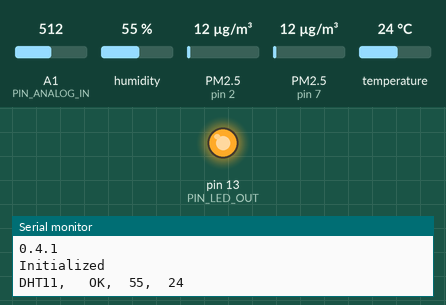
Simulated run of this sketch. Board: Arduino Uno, built with avr-gcc and run on an emulated ATmega328P. On the bench: output pins drawn as LEDs (lit = HIGH), the last lines printed to the serial monitor. Wiring (inferred from the names in the program): 2 × dust sensor: data pin 2 / data pin 7. Dashed ring = blinking. Inputs (shaded band) come from the test bench; at power-on: PM2.5 (sensors on pin 2, pin 7) 12 µg/m³, A1 (PIN_ANALOG_IN) = 512, humidity 55 %, temperature 24 °C.

Above: at 0.3 s.
1.3 s: PM2.5 (sensor on pin 2) set to 6 µg/m³
5.9 s: PM2.5 (sensor on pin 7) set to 6 µg/m³
12.7 s: PM2.5 (sensor on pin 2) set to 294 µg/m³
At 13.07 s:
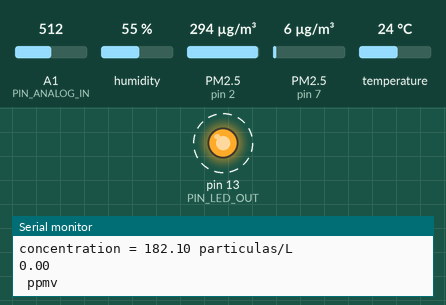
Timing chart, 0 to 22.2 s (numbered marks = the images above; inputs shaded):
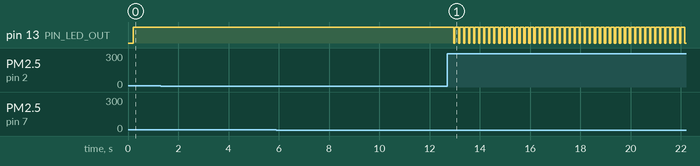

Measured:
- by itself, pin 13 (PIN_LED_OUT): alternates HIGH for 0.15 s and LOW for 0.05 s

The sketch:

DHT11-DUST-SONIDO-MQ7.ino
```cpp
//DHT11*********************************************************************
#include <dht11.h>
dht11 DHT;
#define DHT11_PIN 4
//DHT11*********************************************************************
//SONIDO********************************************************************
#define PIN_GATE_IN 2
#define IRQ_GATE_IN  0
#define PIN_LED_OUT 13
#define PIN_ANALOG_IN A1
//SONIDO*******************************************************************
//DUST SENSOR***************************************************************
int pin = 7;
unsigned long duration;
unsigned long starttime;
unsigned long sampletime_ms = 2000;//sampe 30s&nbsp;;
unsigned long lowpulseoccupancy = 0;
float ratio = 0;
float concentration = 0;
//DUST SENSOR**************************************************************
//MQ7************************************************************
int adc_MQ = analogRead(A2);
//MQ7*************************************************************

//SONIDO***********************************************************
void soundISR()
{
  int pin_val;

  pin_val = digitalRead(PIN_GATE_IN);
  digitalWrite(PIN_LED_OUT, pin_val);
}
//SONIDO*******************************************************************

void setup(){
//DHT11******************************************************************
  Serial.begin(9600);
  Serial.println(DHT11LIB_VERSION);
//DHT11******************************************************************

//DUST SENSOR**************************************************************
    pinMode(7,INPUT);
  starttime = millis();//get the current time;
//DUST SENSOR**************************************************************

//SONIDO*****************************************************************
     //  Configure LED pin as output
  pinMode(PIN_LED_OUT, OUTPUT);

  // configure input to interrupt
  pinMode(PIN_GATE_IN, INPUT);
  attachInterrupt(IRQ_GATE_IN, soundISR, CHANGE);

  // Display status
  Serial.println("Initialized");
//SONIDO************************************************************************
}

void loop(){
//DHT11*******************************************************************
 int chk;
  Serial.print("DHT11, \t");
  chk = DHT.read(DHT11_PIN);    // READ DATA
  switch (chk){
    case DHTLIB_OK:
                Serial.print("OK,\t");
                break;
    case DHTLIB_ERROR_CHECKSUM:
                Serial.print("Checksum error,\t");
                break;
    case DHTLIB_ERROR_TIMEOUT:
                Serial.print("Time out error,\t");
                break;
    default:
                Serial.print("Unknown error,\t");
                break;
  }
 // DISPLAT DATA
  Serial.print(DHT.humidity,1);
  Serial.print(",\t");
  Serial.println(DHT.temperature,1);

  delay(1000);
//DHT11*********************************************************************

//DUST SENSOR***************************************************************
  duration = pulseIn(pin, LOW);
  lowpulseoccupancy = lowpulseoccupancy+duration;

  if ((millis()-starttime) >= sampletime_ms)//if the sampel time = = 30s

    ratio = lowpulseoccupancy/(sampletime_ms*10.0);  // Integer percentage 0=&gt;100
    concentration = 3.531073446*(1.1*pow(ratio,3)-3.8*pow(ratio,2)+520*ratio+0.62); // using spec sheet curve
    Serial.print("concentration = ");
    Serial.print(concentration);
    Serial.println(" particulas/L");
    lowpulseoccupancy = 0;
    starttime = millis();
//DUST SENSOR**************************************************************

//MQ7********************************************************************
  float voltaje = adc_MQ * (5.0 / 1023.0);
  float Rs=1000*((5-voltaje)/voltaje);
  double monoxide =76.211*pow(Rs/1284, -1.663);      // read analog input pin 0
  Serial.println(monoxide);  // prints the value read
  Serial.println(" ppmv");
  delay(1000);                        // wait 100ms for next reading
//MQ7****************************************************************

//SONIDO***************************************************************
  int value;

  // Check the envelope input
  value = analogRead(PIN_ANALOG_IN);

    // Convert envelope value into a message
  //deje 21 dB como el minimo y calcule el valor de x de la ecuacion
  //21=20*log(8/x) x~2.79

    Serial.print(20*log(value/2.8));
    Serial.print(" dB");
    Serial.print('\n');
    // pause for 1 second
    delay(100);
//SONIDO************************************************************
}
```
